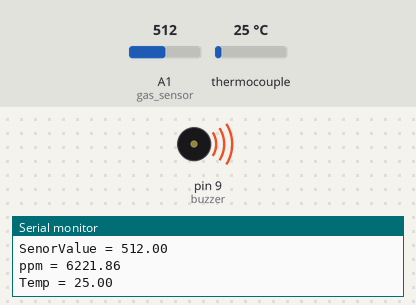
The sketch below on a simulated Arduino Uno, built with avr-gcc and run on an emulated ATmega328P. Shown: buzzer (waves = sounding, pin HIGH), the last lines printed to the serial monitor. Wiring (inferred from the names in the program): MAX6675 thermocouple converter: CS pin 10; MISO pin 11; SCK pin 12. The test bench sets the inputs (shaded band); at power-on: A1 (gas_sensor) = 512, thermocouple 25 °C. Pins used as bus, display or sensor lines are not drawn.

Above: at 1.8 s.
1.9 s: A1 (gas_sensor) set to 493
At 3.2 s:
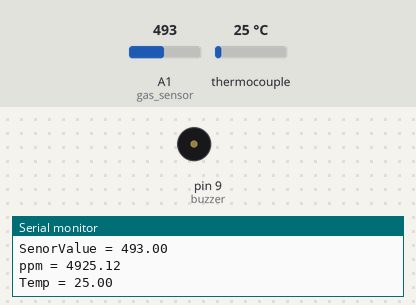
3.5 s: A1 (gas_sensor) set to 510
At 5.1 s:
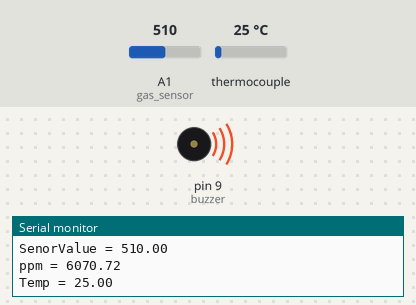
5.5 s: A1 (gas_sensor) set to 490
At 6.9 s:
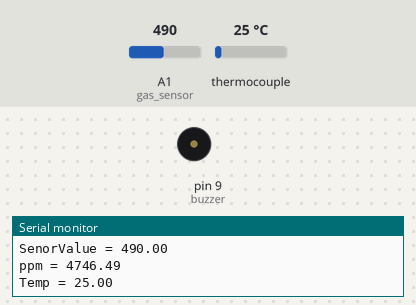
Timing chart, 0 to 8.5 s (numbered marks = the images above; inputs shaded):
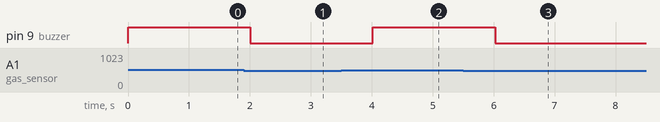

Measured:
- the behaviour switches between 501 and 500 on A1 (gas_sensor) (found by bisection; images 0 and 1)
- after the input at 1.9 s, pin 9 (buzzer): HIGH → LOW after 0.11 s
- after the input at 3.5 s, pin 9 (buzzer): LOW → HIGH after 0.52 s
- after the input at 5.5 s, pin 9 (buzzer): HIGH → LOW after 0.53 s

The sketch:

Gas_Fire_Alarm.ino
```cpp
/*
 Arduino MQ4 gas sensor - Geekstips.com
 This example is to calculate the gas concentration using the R0
 calculated in the example above

*/

/*    Max6675 Module  ==>   Arduino
 *    CS              ==>     D10
 *    SO              ==>     D11
 *    SCK             ==>     D12
 *    Vcc             ==>     Vcc (5v)
 *    Gnd             ==>     Gnd      */


#define MAX6675_CS   10
#define MAX6675_SO   11
#define MAX6675_SCK  12


int buzzer = 9; //Buzzer pin
int gas_sensor = A1; //Sensor pin
float m = -0.318; //Slope
float b = 1.133; //Y-Intercept
float R0 = 11.820; //Sensor Resistance in fresh air from previous code

void setup() {
  Serial.begin(9600); //Baud rate
  pinMode(buzzer, OUTPUT); //Set buzzer as output
  digitalWrite(buzzer, LOW); // Turn buzzer off
  pinMode(gas_sensor, INPUT); //Set gas sensor as input
}

void loop() {
  float temperature_read = readThermocouple();
  float sensor_volt; //Define variable for sensor voltage
  float RS_gas; //Define variable for sensor resistance
  float ratio; //Define variable for ratio
  float sensorValue = analogRead(gas_sensor); //Read analog values of sensor


  sensor_volt = sensorValue * (5.0 / 1023.0); //Convert analog values to voltage
  RS_gas = ((5.0 * 10.0) / sensor_volt) - 10.0; //Get value of RS in a gas
  ratio = RS_gas / R0;   // Get ratio RS_gas/RS_air

  double ppm_log = (log10(ratio) - b) / m; //Get ppm value in linear scale according to the the ratio value
  double ppm = pow(10, ppm_log); //Convert ppm value to log scale
  double percentage = ppm / 10000; //Convert to percentage
  if (sensorValue > 500 or temperature_read > 50) {
    //Check if ppm value is greater than 500
    digitalWrite(buzzer, HIGH); //Turn buzzer on
  } else {
    digitalWrite(buzzer, LOW);
    //Turn buzzer off
  }

  Serial.print("Ratio = "); //display ratio
  Serial.print(ratio); //display value of ratio
  Serial.print('\n');

  Serial.print("SenorValue = "); //display MQ4 raw
  Serial.print(sensorValue); //display value of MQ4 Raw
  Serial.print('\n');

  Serial.print("ppm = "); //display ppm
  Serial.print(ppm); //display value of ppm
  Serial.print('\n');
  Serial.print("Temp = "); //display Temp
  Serial.print(temperature_read); //display value of Temp
  Serial.print('\n');
  delay(1000); //Wait 1 second
}

double readThermocouple() {

  uint16_t v;
  pinMode(MAX6675_CS, OUTPUT);
  pinMode(MAX6675_SO, INPUT);
  pinMode(MAX6675_SCK, OUTPUT);

  digitalWrite(MAX6675_CS, LOW);
  delay(1);

  // Read in 16 bits,
  //  15    = 0 always
  //  14..2 = 0.25 degree counts MSB First
  //  2     = 1 if thermocouple is open circuit
  //  1..0  = uninteresting status

  v = shiftIn(MAX6675_SO, MAX6675_SCK, MSBFIRST);
  v <<= 8;
  v |= shiftIn(MAX6675_SO, MAX6675_SCK, MSBFIRST);

  digitalWrite(MAX6675_CS, HIGH);
  if (v & 0x4)
  {
    // Bit 2 indicates if the thermocouple is disconnected
    return NAN;
  }

  // The lower three bits (0,1,2) are discarded status bits
  v >>= 3;

  // The remaining bits are the number of 0.25 degree (C) counts
  return v*0.25;
}
```
